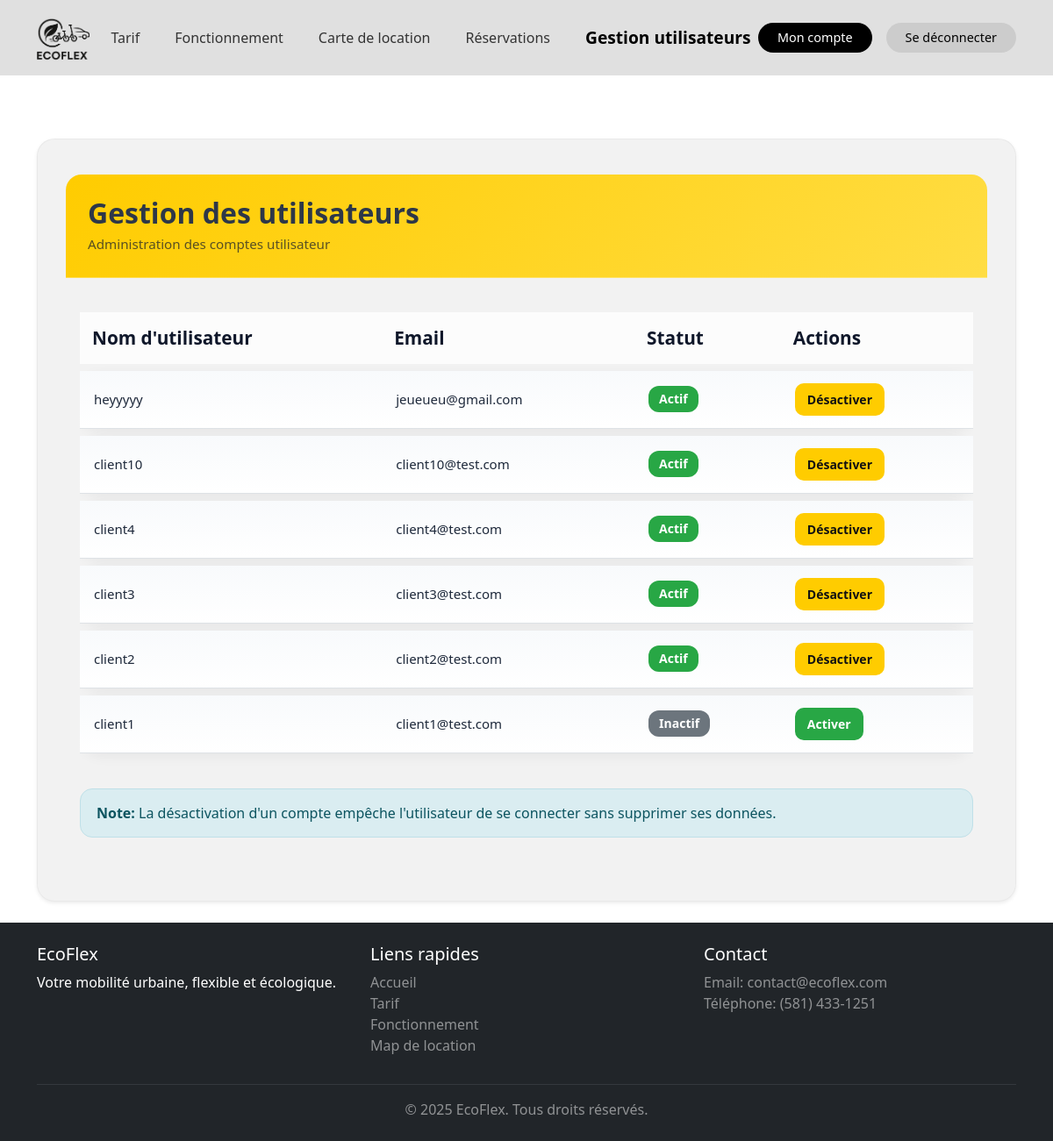
The app's page /gestion_users/ (signed in), older data.
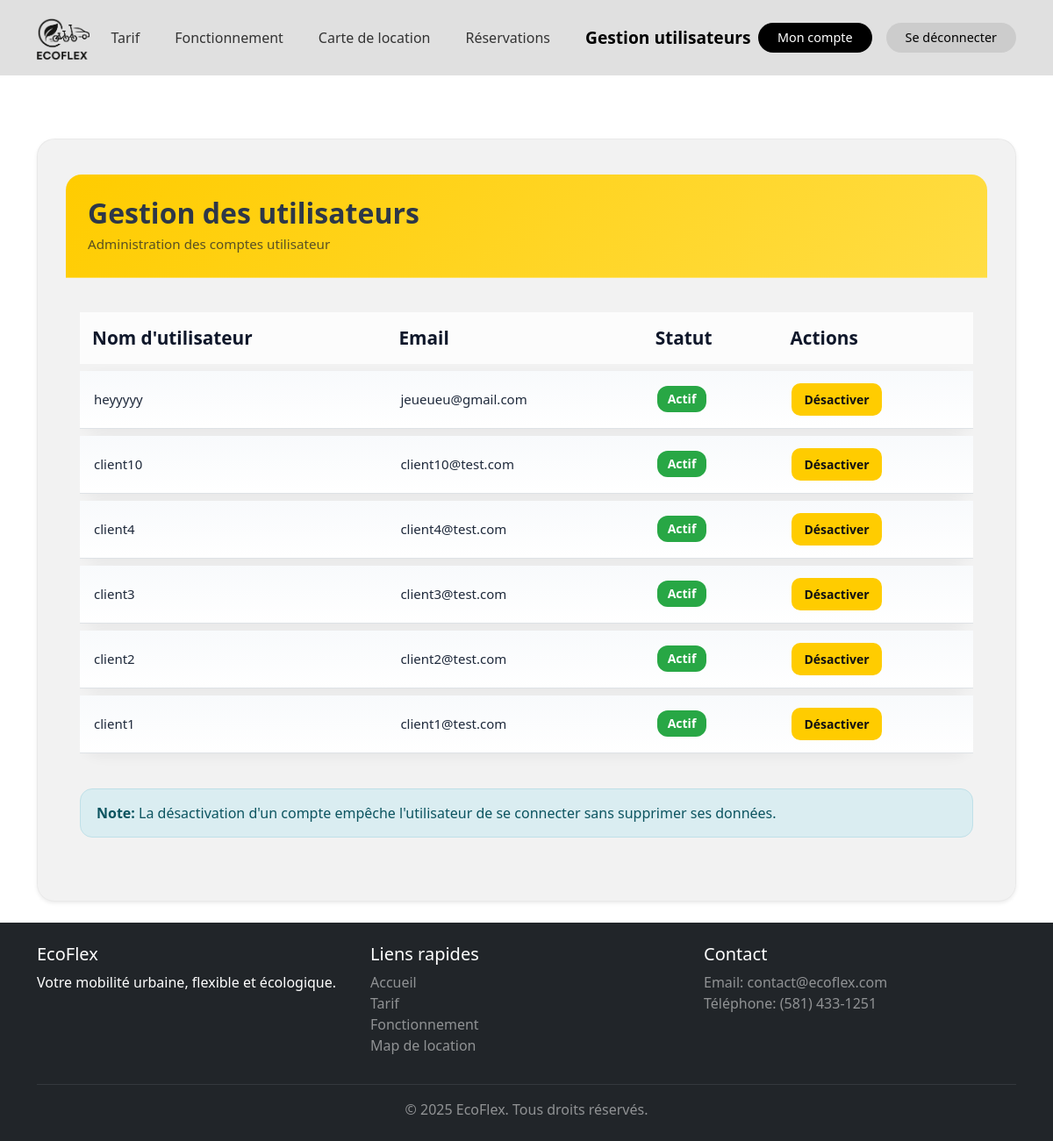
The same page, newer data.
### ecoflex/models.py (models this page shows, shortened)
class User(AbstractUser):
    numero_permis = models.CharField(max_length=5, unique=True, blank=True, null=True)
    phone_number = models.CharField(
        max_length=20,
        null=True,
        blank=True,
        validators=[
            RegexValidator(
                regex=r'^(\+?\d{1,3}[-.\s]?)?\(?\d{3}\)?[-.\s]?\d{3}[-.\s]?\d{4}$',
                message='Format de téléphone invalide.'
            )
        ]
    )
    birth_date = models.DateField(
        null=True,
        blank=True
    )
    address = models.CharField(
        max_length=255,
        null=True,
        blank=True,
        validators=[
            RegexValidator(
                regex=r'^[0-9]{1,5}\s+[0-9a-zA-ZÀ-ÿ\s\-\']+(?:,\s*(?:Suite|Apt|Bureau|Unité)\s+[0-9a-zA-Z\-]+)?$',
                message='Adresse invalide.'
            )
        ]
    )
    city = models.CharField(
        max_length=100,
        null=True,
        blank=True,
        validators=[
            RegexValidator(
                regex=r"^[a-zA-ZÀ-ÿ\s'-]+$",
                message='Ville invalide.'
            )
        ]
    )
    province = models.CharField(
        max_length=100,
        null=True,
        blank=True,
        validators=[
            RegexValidator(
                regex=r'^(AB|BC|MB|NB|NL|NS|NT|NU|ON|PE|QC|SK|YT)$',
                message='Province invalide.'
            )
        ]
    )
    postal_code = models.CharField(
        max_length=20,
        null=True,
        blank=True,
        validators=[
            RegexValidator(
                regex=r'^^[ABCEGHJKLMNPRSTVXY][0-9][ABCEGHJKLMNPRSTVWXYZ] [0-9][ABCEGHJKLMNPRSTVWXYZ][0-9]$ || ^^[ABCEGHJKLMNPRSTVXY][0-9][ABCEGHJKLMNPRSTVWXYZ][0-9][ABCEGHJKLMNPRSTVWXYZ][0-9]$',
                message='Code postal invalide.'
            )
        ]
    )
    class Meta:
        verbose_name = "Utilisateur"
        verbose_name_plural = "Utilisateurs"

### ecoflex/views.py (the view)
# urls.py: path('gestion_users/', views.gestion_users, name='gestion_users'),
def gestion_users(request):
    if not request.user.is_authenticated or not request.user.is_staff:
        messages.error(request, "Vous n'avez pas les permissions pour accéder à cette page.")
        return redirect('accueil')
    users = User.objects.filter(is_superuser=False).order_by('-date_joined')
    return render(request, 'ecoflex/gestion_users.html', {'users': users})

### ecoflex/templates/ecoflex/gestion_users.html (shortened to what this page needs)
{% extends 'base.html' %}
{% load static %}
{% block content %}
<div class="container mt-5">
    <div class="row">
        <div class="col-12">
            <div class="card shadow-sm">
                <div class="card-header bg-warning">
                    <h3 class="mb-0">Gestion des utilisateurs</h3>
                    <p class="mb-0 text-muted">Administration des comptes utilisateur</p>
                </div>
                <div class="card-body">
                    <div class="table-responsive">
                        <table class="table table-hover">
                            <thead class="table-light">
                                <tr>
                                    <th>Nom d'utilisateur</th>
                                    <th>Email</th>
                                    <th>Statut</th>
                                    <th>Actions</th>
                                </tr>
                            </thead>
                            <tbody>
                                {% for user_item in users %}
                                <tr>
                                    <td>{{ user_item.username }}</td>
                                    <td>{{ user_item.email }}</td>
                                    <td>
                                        {% if user_item.is_active %}
                                        <span class="badge bg-success">Actif</span>
                                        {% else %}
                                        <span class="badge bg-secondary">Inactif</span>
                                        {% endif %}
                                    </td>
                                    <td>
                                        {% if user_item.is_active %}
                                        <a href="#" class="btn btn-sm btn-warning"
                                            onclick="confirmerChangementStatut(event, '{% url 'action_status' user_item.id %}', 'désactiver'); return false;">
                                            Désactiver
                                        </a>
                                        {% else %}
                                        <a href="#" class="btn btn-sm btn-success"
                                            onclick="confirmerChangementStatut(event, '{% url 'action_status' user_item.id %}', 'activer'); return false;">
                                            Activer
                                        </a>
                                        {% endif %}
                                    </td>
                                </tr>
                                {% empty %}
                                <tr>
                                    <td colspan="4" class="text-center text-muted">Aucun utilisateur trouvé</td>
                                </tr>
                                {% endfor %}
                            </tbody>
                        </table>
                    </div>
                    <div class="alert alert-info mt-3">
                        <strong>Note:</strong> La désactivation d'un compte empêche l'utilisateur de se connecter sans
                        supprimer ses données.
                    </div>
                </div>
            </div>
        </div>
    </div>
</div>
{% endblock %}

Row changes from the older to the newer data that the page shows:
changed User "client1": is_active "Inactif Activer" → "Actif Désactiver"
